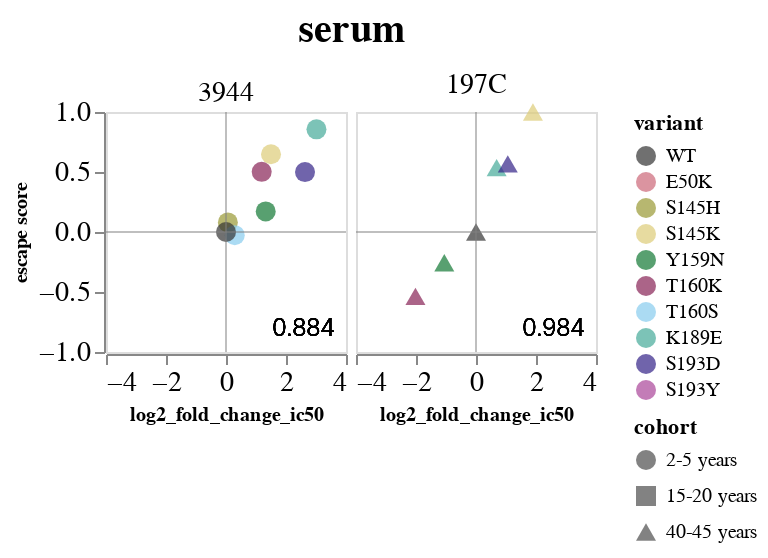

The cell this chart's notebook holds for it:
### Markdown cell above
Repeat to generate 3944 + 197C correlation plots for Figure 1

### Code cell
# remove neutral S193Y to minimize curves shown in Fig 1
corr_df_fig1 = corr_df[(corr_df['serum'].isin(['3944', '197C'])) &
                       (corr_df['variant'] != 'S193Y')] 

# re-calculate R values without S193Y
r_dict = {}
sera = corr_df['serum'].unique().tolist()
ic_col = [col for col in corr_df.columns if 'ic' in col][0]

for serum in sera:
    serum_df = corr_df.loc[corr_df['serum'] == serum]
    x = serum_df[ic_col]
    y = serum_df["escape"]
    r, p = sp.stats.pearsonr(x, y)
    r = round(r, 3)
    
    r_dict[serum] = r

corr_df['r'] = corr_df['serum'].map(r_dict)

# generate faceted plot
corrs_3944_197C = alt.layer(
    corrs, r_text, x_axis, y_axis, data=corr_df_fig1, 
).facet(
    facet=alt.Facet(
        'serum:N',
        sort=serum_order,
        header=alt.Header(
            titleFontSize=20,
            labelFontSize=14,
            labelPadding=2
    )
    ), 
    spacing=3,
    columns=4
).configure_axis(
    grid=False,
    labelFontSize=14,
    titleFontSize=10,
)

corrs_3944_197C.save(
    'figures/validation_correlations/figure_1/hk19_corrs_3944_197C.svg',
    scale_factor=2.0
)

corrs_3944_197C

### Figure 1 — Vega-Lite specification as saved in the notebook (floating-point values rounded to 4 significant figures)
{"config": {"view": {"continuousWidth": 300, "continuousHeight": 300}, "axis": {"grid": false, "labelFontSize": 14, "titleFontSize": 10}}, "data": {"name": "data-fcfadf7c2845cf38c01ff65252201cf4"}, "facet": {"field": "serum", "header": {"labelFontSize": 14, "labelPadding": 2, "titleFontSize": 20}, "sort": ["3944", "4584", "2365", "3856", "3857", "74C", "197C"], "type": "nominal"}, "spec": {"layer": [{"mark": {"type": "point", "filled": true, "size": 100}, "encoding": {"color": {"field": "variant", "scale": {"domain": ["WT", "E50K", "S145H", "S145K", "Y159N", "T160K", "T160S", "K189E", "S193D", "S193Y"], "range": ["#333333", "#CC6677", "#999933", "#DDCC77", "#117733", "#882255", "#88CCEE", "#44AA99", "#332288", "#AA4499"]}, "type": "nominal"}, "shape": {"field": "cohort", "scale": {"domain": ["2-5 years", "15-20 years", "40-45 years"]}, "type": "nominal"}, "tooltip": [{"field": "variant", "type": "nominal"}, {"field": "serum", "type": "nominal"}, {"field": "log2_fold_change_ic50", "type": "quantitative"}, {"field": "escape", "type": "quantitative"}], "x": {"field": "log2_fold_change_ic50", "scale": {"domain": [-4, 4]}, "title": "log2_fold_change_ic50", "type": "quantitative"}, "y": {"field": "escape", "scale": {"clamp": true, "domain": [-1, 1]}, "title": "escape score", "type": "quantitative"}}, "title": "3944"}, {"mark": {"type": "text", "align": "right", "baseline": "bottom", "fontSize": 12, "fontWeight": 300}, "encoding": {"text": {"field": "r", "type": "nominal"}, "x": {"value": 115}, "y": {"value": 115}}}, {"data": {"name": "data-06fd9f850666401b4599de5588b60692"}, "mark": {"type": "rule", "color": "gray", "opacity": 0.5, "size": 1}, "encoding": {"y": {"field": "y", "type": "quantitative"}}}, {"data": {"name": "data-9c00aa9dc2b1c1a0b4bf9b34ead12925"}, "mark": {"type": "rule", "color": "gray", "opacity": 0.5, "size": 1}, "encoding": {"x": {"field": "x", "type": "quantitative"}}}], "height": 120, "width": 120}, "columns": 4, "spacing": 3, "$schema": "https://vega.github.io/schema/vega-lite/v5.8.0.json", "datasets": {"data-fcfadf7c2845cf38c01ff65252201cf4": [{"serum": "197C", "variant": "Y159N", "log2_fold_change_ic50": -1.057, "escape": -0.2564, "cohort": "40-45 years", "r": 0.984}, {"serum": "197C", "variant": "T160K", "log2_fold_change_ic50": -2.018, "escape": -0.5361, "cohort": "40-45 years", "r": 0.984}, {"serum": "197C", "variant": "K189E", "log2_fold_change_ic50": 0.6879, "escape": 0.5359, "cohort": "40-45 years", "r": 0.984}, {"serum": "197C", "variant": "S193D", "log2_fold_change_ic50": 1.059, "escape": 0.5683, "cohort": "40-45 years", "r": 0.984}, {"serum": "197C", "variant": "S145K", "log2_fold_change_ic50": 1.898, "escape": 1.019, "cohort": "40-45 years", "r": 0.984}, {"serum": "3944", "variant": "Y159N", "log2_fold_change_ic50": 1.324, "escape": 0.1714, "cohort": "2-5 years", "r": 0.884}, {"serum": "3944", "variant": "T160K", "log2_fold_change_ic50": 1.189, "escape": 0.5014, "cohort": "2-5 years", "r": 0.884}, {"serum": "3944", "variant": "K189E", "log2_fold_change_ic50": 3.016, "escape": 0.8553, "cohort": "2-5 years", "r": 0.884}, {"serum": "3944", "variant": "S193D", "log2_fold_change_ic50": 2.634, "escape": 0.4992, "cohort": "2-5 years", "r": 0.884}, {"serum": "3944", "variant": "S145H", "log2_fold_change_ic50": 0.06231, "escape": 0.0801, "cohort": "2-5 years", "r": 0.884}, {"serum": "3944", "variant": "S145K", "log2_fold_change_ic50": 1.5, "escape": 0.6477, "cohort": "2-5 years", "r": 0.884}, {"serum": "3944", "variant": "T160S", "log2_fold_change_ic50": 0.2918, "escape": -0.0266, "cohort": "2-5 years", "r": 0.884}, {"serum": "197C", "variant": "WT", "log2_fold_change_ic50": 0, "escape": 0, "cohort": "40-45 years", "r": 0.984}, {"serum": "3944", "variant": "WT", "log2_fold_change_ic50": 0, "escape": 0, "cohort": "2-5 years", "r": 0.884}], "data-06fd9f850666401b4599de5588b60692": [{"y": 0}], "data-9c00aa9dc2b1c1a0b4bf9b34ead12925": [{"x": 0}]}}
